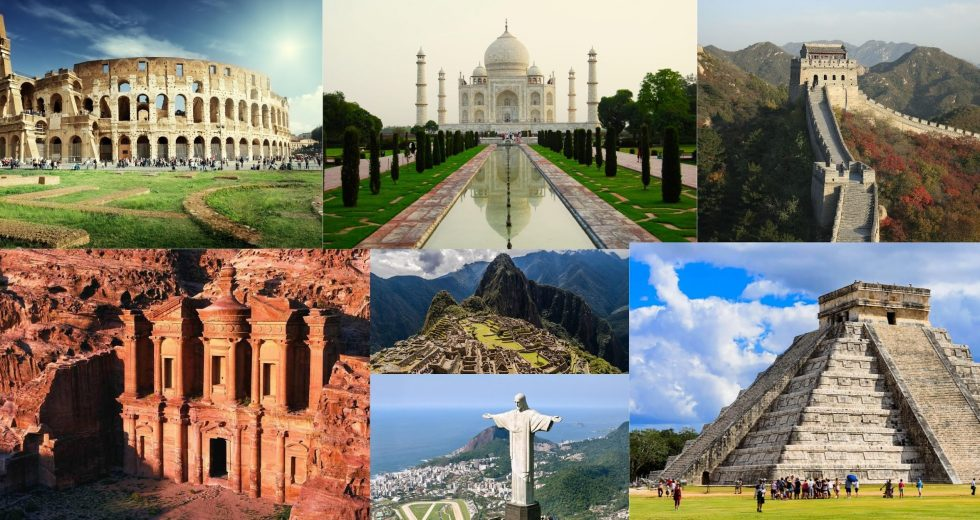
#> input picture MeusProjetosInPythonUdemy/Projetos_ProgramasInPython/Exercicios_Universidades/SegmentacaoDeCoresNoEspacoHSV/src/img00.jpg, 980 x 520 px, found by its file name
$ python main.py
#> lines starting #> are read from the running program, lines starting #| are printed output that depends on the picture
# (CC5P17 e CC6P17)/AUTORES:
#  THIAGO DE PAULA SOUZA
#  MATHEUS VINÍCIUS BRASIL MORAES
#  MATEUS GARCIA SANTOS
#  GABRIELE CRISTINE DA SILVA CASARI
#  HENRIQUE ALONSO
#  GUILHERME AKIO OCHI

# Modificar o canal de tons de cinza de uma imagem colorida

import cv2

def main():
  # Lê e armazena na variavel  img a imagem original e mostra na tela
  img = cv2.imread('src/img00.JPG')
#> img is the input picture: shape (520, 980, 3); mean B, G, R 112.1, 126.3, 133.4
  cv2.imshow('Original', img)

  # Converte a imagem de BGR para HSV
  img_hsv = cv2.cvtColor(img, cv2.COLOR_BGR2HSV)
#> img_hsv: shape (520, 980, 3); mean H, S, V 45.9, 96, 149.2

  # Segmentação dos canais HSV
  matriz, saturation, intensity = cv2.split(img_hsv)
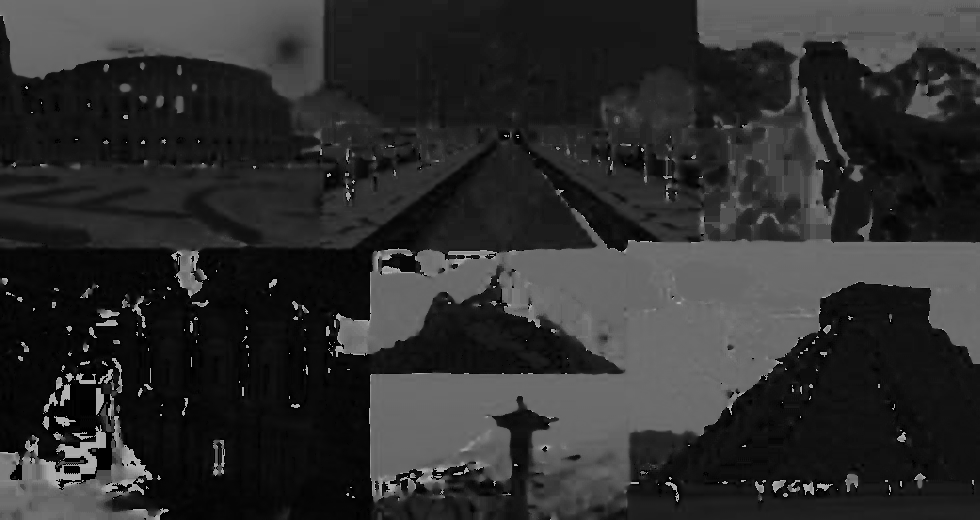
#> matriz: shape (520, 980); min 0, max 179, mean 45.9
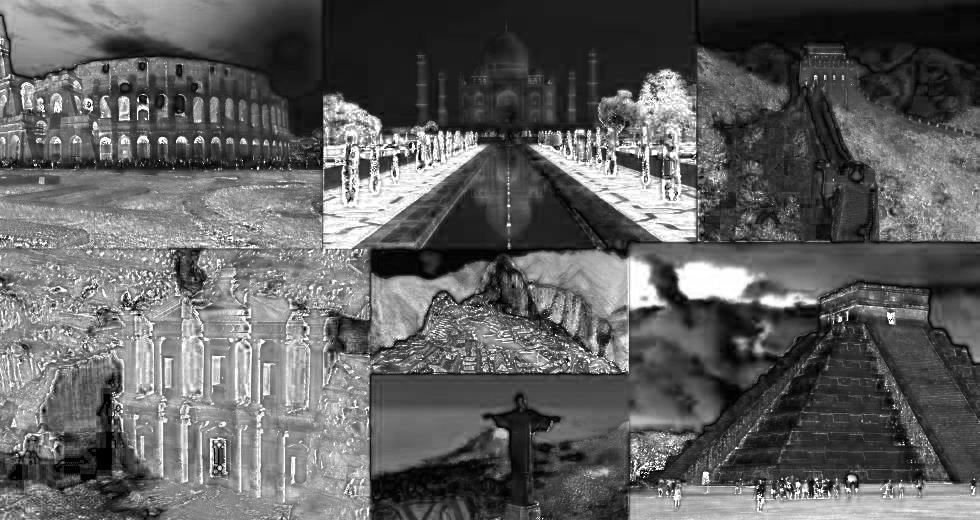
#> saturation: shape (520, 980); min 0, max 255, mean 96
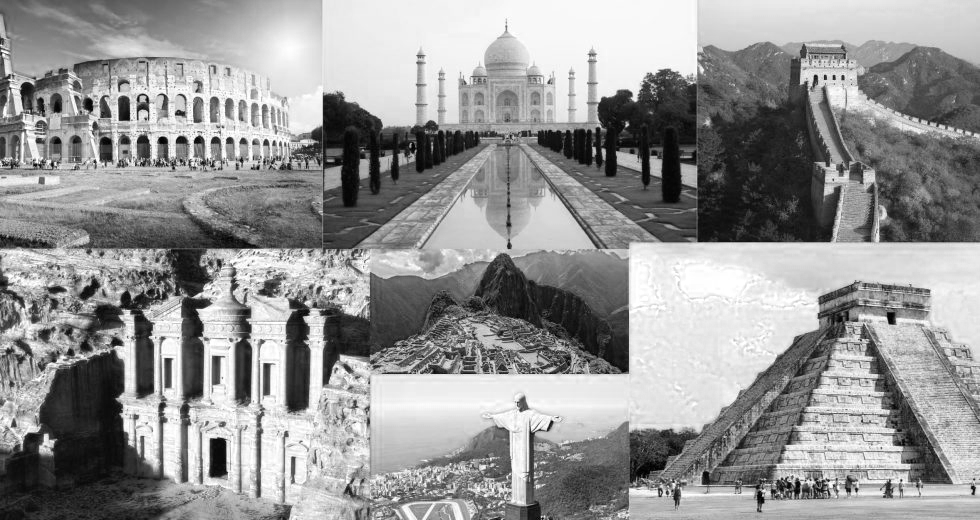
#> intensity: shape (520, 980); min 0, max 255, mean 149.2

  # Altera a intensidade
  intensityChanged = intensity + 20
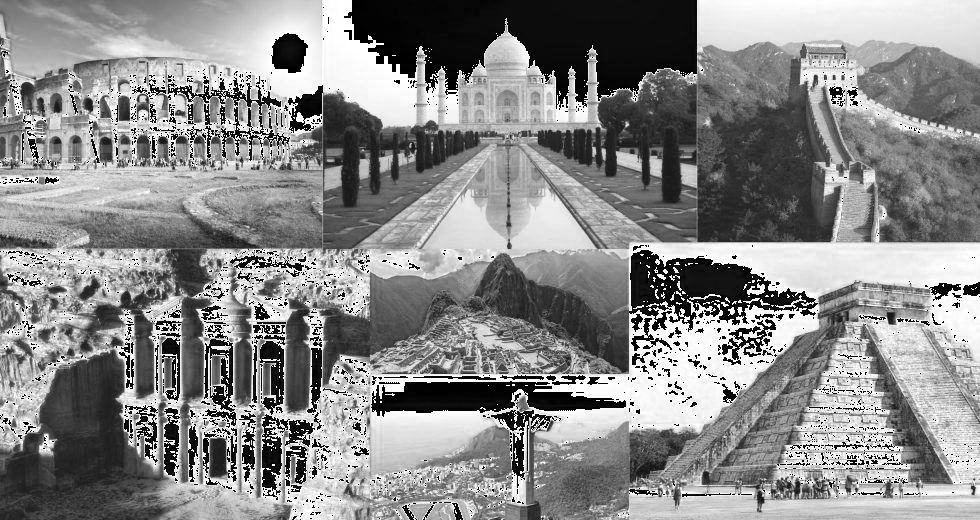
#> intensityChanged: shape (520, 980); min 0, max 255, mean 137.8

  # Junta os canais novamente com a intensidade alterada, e converte para BGR
  img_plus = cv2.merge((matriz, saturation, intensityChanged))
#> img_plus: shape (520, 980, 3); mean H, S, V 45.9, 96, 137.8
  img_bgr = cv2.cvtColor(img_plus, cv2.COLOR_HSV2BGR)
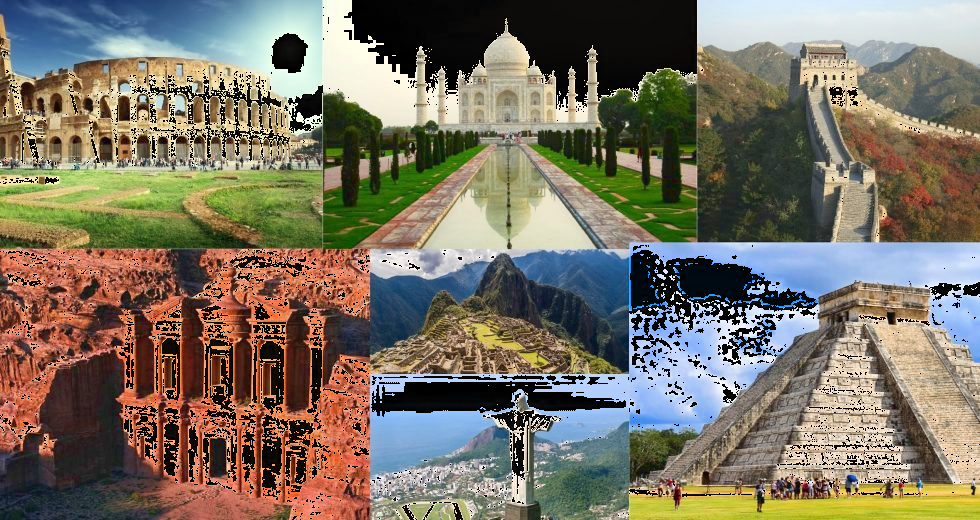
#> img_bgr: shape (520, 980, 3); mean B, G, R 99.8, 115.8, 123

  # Converte a imagem para escala de cinza e mostra na tela
  grayscale = cv2.cvtColor(img_bgr, cv2.COLOR_BGR2GRAY)
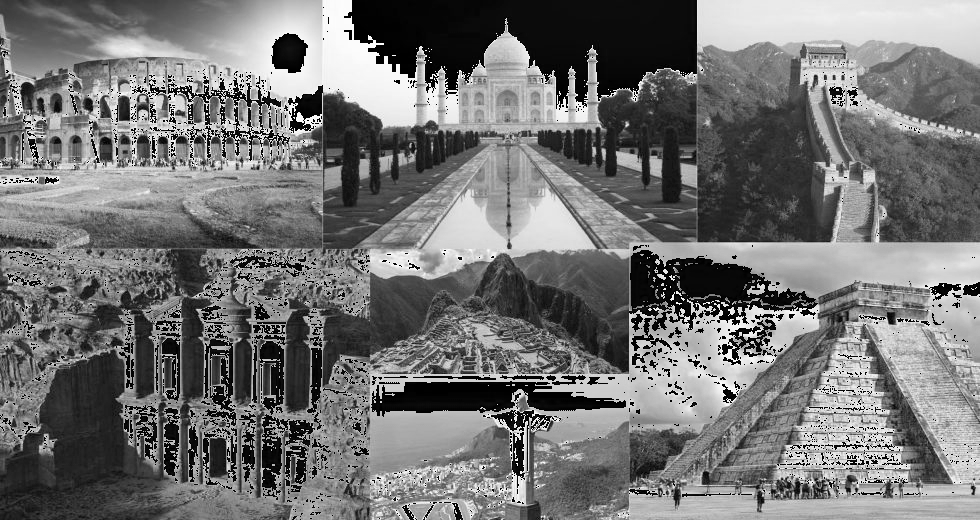
#> grayscale: shape (520, 980); min 0, max 255, mean 116.1
  cv2.imshow('Grayscale', grayscale)

  cv2.waitKey(0)
  cv2.destroyAllWindows()

if __name__ == "__main__":
  main()
